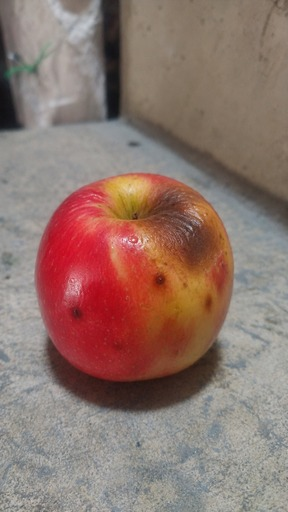
#> input picture data/custom_group_photos/apple_bad_004.jpg, 288 x 512 px; its folder holds only this picture in this run
$ python -i dataset_loader.py   (imports and definitions only)
#> lines starting #> are read from the running program, lines starting #| are printed output that depends on the picture; after the words box and inside, x2 and y2 are one past the last pixel; in counts of white or black regions, pixels touching at a corner belong together
"""
Módulo de carga e indexación unificada del dataset de frutas (Kaggle + Recolección Propia)
y cálculo matemático de descriptores geométricos (tamaño relativo d_norm) y colorimétricos.
"""

from __future__ import annotations

from pathlib import Path
from typing import Dict, List, Optional, Tuple
import math

import numpy as np
import pandas as pd
from PIL import Image
from scipy import ndimage


# Mapeo canónico para unificar nombres entre Good/Bad (Lime) y Mixed (Lemon)
CANONICAL_FRUIT_MAP: Dict[str, str] = {
    "apple": "Apple",
    "banana": "Banana",
    "guava": "Guava",
    "lime": "Lime",
    "lemon": "Lime",
    "orange": "Orange",
    "pomegranate": "Pomegranate",
}

QUALITY_FOLDERS: Dict[str, str] = {
    "Good Quality_Fruits": "Good",
    "Bad Quality_Fruits": "Bad",
    "Mixed Qualit_Fruits": "Mixed",
}

VALID_IMAGE_EXTENSIONS = {".jpg", ".jpeg", ".png", ".bmp", ".webp"}


# [51 lines left out: functions get_workspace_root, normalize_fruit_name, build_dataset_inventory, not called in this run]


def otsu_threshold(gray_values: np.ndarray) -> float:
    """
    Calcula el umbral óptimo de Otsu maximizando la varianza inter-clase:
        sigma_B^2(t) = w_0(t) * w_1(t) * (mu_0(t) - mu_1(t))^2
    """
    hist, bin_edges = np.histogram(gray_values.ravel(), bins=256, range=(0.0, 1.0))
    hist = hist.astype(np.float64)
    total = hist.sum()
    if total == 0:
        return 0.5

    prob = hist / total
    bin_centers = 0.5 * (bin_edges[:-1] + bin_edges[1:])

    w0 = np.cumsum(prob)
    w1 = 1.0 - w0
    mu = np.cumsum(prob * bin_centers)
    mu_total = mu[-1]

    # Evitar división por cero
    valid = (w0 > 1e-6) & (w1 > 1e-6)
    sigma_b_sq = np.zeros_like(w0)
    sigma_b_sq[valid] = ((mu_total * w0[valid] - mu[valid]) ** 2) / (w0[valid] * w1[valid])

    best_idx = int(np.argmax(sigma_b_sq))
    return float(bin_centers[best_idx])


def rgb_to_hsv_array(rgb_norm: np.ndarray) -> np.ndarray:
    """
    Convierte un tensor RGB normalizado en [0, 1] de dimensión (H, W, 3)
    al espacio HSV en [0, 1].
    """
    r, g, b = rgb_norm[..., 0], rgb_norm[..., 1], rgb_norm[..., 2]
    maxc = np.maximum(np.maximum(r, g), b)
    minc = np.minimum(np.minimum(r, g), b)
    v = maxc
    deltac = maxc - minc

    s = np.where(maxc > 1e-6, deltac / np.maximum(maxc, 1e-6), 0.0)
    h = np.zeros_like(maxc)

    mask = deltac > 1e-6
    rc = np.where(mask, (maxc - r) / np.maximum(deltac, 1e-6), 0.0)
    gc = np.where(mask, (maxc - g) / np.maximum(deltac, 1e-6), 0.0)
    bc = np.where(mask, (maxc - b) / np.maximum(deltac, 1e-6), 0.0)

    cond_r = mask & (r == maxc)
    cond_g = mask & (g == maxc) & ~cond_r
    cond_b = mask & ~cond_r & ~cond_g

    h[cond_r] = bc[cond_r] - gc[cond_r]
    h[cond_g] = 2.0 + rc[cond_g] - bc[cond_g]
    h[cond_b] = 4.0 + gc[cond_b] - rc[cond_b]
    h = (h / 6.0) % 1.0

    return np.stack([h, s, v], axis=-1)


# [134 lines left out: functions segment_fruit_foreground, extract_image_features, extract_rgb_features, assign_relative_size_labels, not called in this run]


# ---------------------------------------------------------------------------
# Fase 6 (Despliegue): extractor de las 31 características de los modelos.
# Réplica exacta de `segment_foreground_fast` y `extract_full_feature_vector`
# del cuaderno 02_Preparacion_Datos_y_Extraccion_Caracteristicas.ipynb, de modo
# que una imagen nueva produzca el mismo vector que vieron los modelos de Fase 4.
# ---------------------------------------------------------------------------

TARGET_SIZE: Tuple[int, int] = (128, 128)

# Orden exacto esperado por los checkpoints (feature_names en fase5_evaluacion_metricas.json).
FEATURE_NAMES: List[str] = [
    "area_ratio", "d_norm", "bbox_width_norm", "bbox_height_norm", "bbox_aspect_ratio",
    "mean_R", "mean_G", "mean_B", "std_R", "std_G", "std_B",
    "mean_H", "mean_S", "mean_V", "std_H", "std_S", "std_V",
    "laplacian_var", "laplacian_abs_mean", "sobel_mean", "sobel_std",
    "dark_pixel_ratio", "necrotic_pixel_ratio",
] + [f"hue_bin_{i}" for i in range(8)]


def segment_foreground_fast(rgb_norm: np.ndarray) -> Tuple[np.ndarray, np.ndarray]:
    """
    Segmenta la fruta sobre fondo uniforme (cuaderno 02).

    1. Estima el color de fondo b como la mediana de una franja de borde de ancho min(h, w)/25.
    2. Saliencia s(x) = 0.70 * ||I(x) - b||_2 / sqrt(3) + 0.30 * S(x), con S la saturación HSV.
    3. Umbral de Otsu sobre s (piso 0.12), cierre morfológico 3x3 y relleno de huecos.
    4. Conserva la componente conexa de mayor área; si cubre < 2 % de la imagen,
       usa un círculo central de radio 0.35 * min(h, w) como respaldo.

    Retorna (máscara booleana h x w, imagen HSV h x w x 3).
    """
    h, w, _ = rgb_norm.shape
    hsv = rgb_to_hsv_array(rgb_norm)
    b_px = max(2, min(h, w) // 25)
    border = np.concatenate([
        rgb_norm[:b_px, :, :].reshape(-1, 3),
        rgb_norm[-b_px:, :, :].reshape(-1, 3),
        rgb_norm[:, :b_px, :].reshape(-1, 3),
        rgb_norm[:, -b_px:, :].reshape(-1, 3),
    ], axis=0)
    bg_rgb = np.median(border, axis=0)
    color_dist = np.linalg.norm(rgb_norm - bg_rgb[None, None, :], axis=-1) / math.sqrt(3.0)
    salience = np.clip(0.70 * color_dist + 0.30 * hsv[..., 1], 0.0, 1.0)
    thresh = otsu_threshold(salience)
    mask = salience > max(thresh, 0.12)
    mask = ndimage.binary_closing(mask, structure=np.ones((3, 3)))
    mask = ndimage.binary_fill_holes(mask)
    labeled, num_feat = ndimage.label(mask)
    if num_feat > 1:
        sizes = ndimage.sum(mask, labeled, range(1, num_feat + 1))
        mask = labeled == (int(np.argmax(sizes)) + 1)
    if mask.sum() < 0.02 * (h * w):
        yy, xx = np.ogrid[:h, :w]
        mask = ((yy - h / 2.0) ** 2 + (xx - w / 2.0) ** 2) <= (min(h, w) * 0.35) ** 2
    return mask, hsv


def prepare_rgb_array(img: Image.Image) -> np.ndarray:
    """Convierte a RGB, redimensiona a TARGET_SIZE (bilineal) y normaliza a [0, 1]."""
    img_resized = img.convert("RGB").resize(TARGET_SIZE, Image.Resampling.BILINEAR)
    return np.asarray(img_resized, dtype=np.float32) / 255.0


def compute_feature_vector(rgb_arr: np.ndarray) -> Tuple[Dict[str, float], np.ndarray]:
    """
    Calcula las 31 características sobre una imagen ya preparada (128x128, [0, 1]).

    Geometría: área relativa A = |M| / (h w) y diámetro equivalente normalizado
    d_norm = sqrt(4 |M| / (pi h w)), es decir, el diámetro del círculo de igual área
    dividido por el lado de la imagen. Color: media y desviación de RGB y HSV sobre la
    fruta, más un histograma de matiz de 8 bins. Textura: varianza y media absoluta del
    Laplaciano y media/desviación de la magnitud del gradiente de Sobel en luminancia.
    Defectos: proporción de píxeles oscuros (V < 0.25) y necróticos (V < 0.35 y S < 0.40).

    Retorna (diccionario de características, máscara de segmentación).
    """
    h, w, _ = rgb_arr.shape
    mask, hsv_arr = segment_foreground_fast(rgb_arr)
    total_px = float(h * w)
    fruit_px = float(mask.sum())
    area_ratio = fruit_px / total_px
    d_norm = math.sqrt((4.0 * fruit_px) / (math.pi * total_px))

    ys, xs = np.where(mask)
    bbox_h = float(ys.max() - ys.min() + 1) / float(h)
    bbox_w = float(xs.max() - xs.min() + 1) / float(w)
    bbox_aspect = bbox_w / max(bbox_h, 1e-6)

    fg_rgb = rgb_arr[mask]
    fg_hsv = hsv_arr[mask]

    # Histograma normalizado de matiz H (8 bins en [0, 1])
    h_hist, _ = np.histogram(fg_hsv[:, 0], bins=8, range=(0.0, 1.0), density=False)
    h_hist = h_hist.astype(np.float32) / max(float(h_hist.sum()), 1.0)

    # Textura: Laplaciano y gradiente de Sobel en luminancia
    gray = 0.299 * rgb_arr[..., 0] + 0.587 * rgb_arr[..., 1] + 0.114 * rgb_arr[..., 2]
    lap = ndimage.laplace(gray)[mask]
    gx = ndimage.sobel(gray, axis=1)
    gy = ndimage.sobel(gray, axis=0)
    grad_mag = np.hypot(gx, gy)[mask]

    # Proporción de píxeles oscuros / necróticos
    dark_ratio = float((fg_hsv[:, 2] < 0.25).mean())
    necrotic_ratio = float(((fg_hsv[:, 2] < 0.35) & (fg_hsv[:, 1] < 0.40)).mean())

    feats = {
        "area_ratio": round(area_ratio, 5),
        "d_norm": round(d_norm, 5),
        "bbox_width_norm": round(bbox_w, 5),
        "bbox_height_norm": round(bbox_h, 5),
        "bbox_aspect_ratio": round(bbox_aspect, 5),
        "mean_R": round(float(fg_rgb[:, 0].mean()), 5),
        "mean_G": round(float(fg_rgb[:, 1].mean()), 5),
        "mean_B": round(float(fg_rgb[:, 2].mean()), 5),
        "std_R": round(float(fg_rgb[:, 0].std()), 5),
        "std_G": round(float(fg_rgb[:, 1].std()), 5),
        "std_B": round(float(fg_rgb[:, 2].std()), 5),
        "mean_H": round(float(fg_hsv[:, 0].mean()), 5),
        "mean_S": round(float(fg_hsv[:, 1].mean()), 5),
        "mean_V": round(float(fg_hsv[:, 2].mean()), 5),
        "std_H": round(float(fg_hsv[:, 0].std()), 5),
        "std_S": round(float(fg_hsv[:, 1].std()), 5),
        "std_V": round(float(fg_hsv[:, 2].std()), 5),
        "laplacian_var": round(float(np.var(lap)), 6),
        "laplacian_abs_mean": round(float(np.abs(lap).mean()), 6),
        "sobel_mean": round(float(grad_mag.mean()), 6),
        "sobel_std": round(float(grad_mag.std()), 6),
        "dark_pixel_ratio": round(dark_ratio, 5),
        "necrotic_pixel_ratio": round(necrotic_ratio, 5),
    }
    for b_idx in range(8):
        feats[f"hue_bin_{b_idx}"] = round(float(h_hist[b_idx]), 5)
    return {name: feats[name] for name in FEATURE_NAMES}, mask


def extract_full_feature_vector(image_path: str | Path) -> Dict[str, float]:
    """Vector de 31 características de una imagen en disco (misma firma que el cuaderno 02)."""
    with Image.open(image_path) as img:
#> img is the input picture: PIL image 288x512 RGB; mean R, G, B 142.7, 117.1, 109
        rgb_arr = prepare_rgb_array(img)
    feats, _ = compute_feature_vector(rgb_arr)
#> in rgb_to_hsv_array, `mask = deltac > 1e-6`:
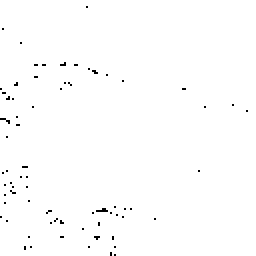
#> mask: shape (128, 128) bool (shown 2 times larger); 99.3% white; black in thin lines or dots
#> in rgb_to_hsv_array, `h[cond_b] = 4.0 + gc[cond_b] - rc[cond_b]`:
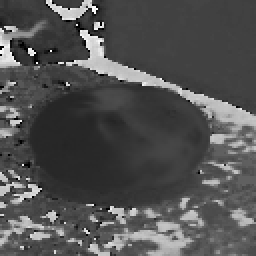
#> h: shape (128, 128) float32 (shown 2 times larger); min -1, max 4.8, mean 0.869; drawn with min black and max white
#> in rgb_to_hsv_array, `return np.stack([h, s, v], axis=-1)`:
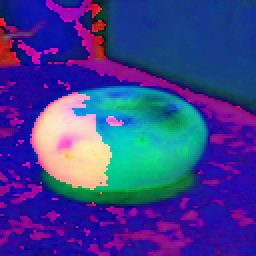
#> returned value: shape (128, 128, 3) float32 (shown 2 times larger); mean of channels 0, 1, 2 0.241, 0.245, 0.563; drawn as R, G, B
#> in segment_foreground_fast, `border = np.concatenate([ rgb_norm[:b_px, :, :].reshape(-1, 3), rgb_no..`: border = 2560 rows, first 8: [0.404, 0.369, 0.349], [0.412, 0.376, 0.361], [0.424, 0.384, 0.376], [0.435, 0.396, 0.388], [0.455, 0.42, 0.404], [0.486, 0.455, 0.431], [0.541, 0.514, 0.482], [0.604, 0.569, 0.545]
#> in segment_foreground_fast, `bg_rgb = np.median(border, axis=0)`: bg_rgb = [0.565, 0.565, 0.553]
#> in segment_foreground_fast, `salience = np.clip(0.70 * color_dist + 0.30 * hsv[..., 1], 0.0, 1.0)`:
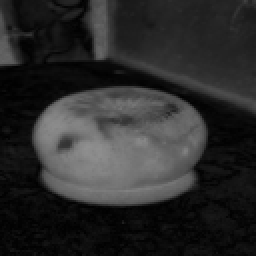
#> salience: shape (128, 128) float32 (shown 2 times larger); min 0.00388, max 0.568, mean 0.171
#> in otsu_threshold, `hist, bin_edges = np.histogram(gray_values.ravel(), bins=256, range=(0..`: hist = 256 values, max 595 at index 8, min 0 at index 146, mean 64; bin_edges = 257 values from 0 to 1
#> in otsu_threshold, `total = hist.sum()`: total = 16384
#> in otsu_threshold, `prob = hist / total`: prob = 256 values, max 0.0363 at index 8, min 0 at index 146, mean 0.00391
#> in otsu_threshold, `bin_centers = 0.5 * (bin_edges[:-1] + bin_edges[1:])`: bin_centers = 256 values from 0.00195 to 0.998
#> in otsu_threshold, `w0 = np.cumsum(prob)`: w0 = 256 values from 0.000122 to 1
#> in otsu_threshold, `w1 = 1.0 - w0`: w1 = 256 values, max 1 at index 0, min 0 at index 145, mean 0.169
#> in otsu_threshold, `mu = np.cumsum(prob * bin_centers)`: mu = 256 values from 2.38e-07 to 0.171
#> in otsu_threshold, `mu_total = mu[-1]`: mu_total = 0.171
#> in segment_foreground_fast, `thresh = otsu_threshold(salience)`: thresh = 0.236
#> in segment_foreground_fast, `labeled, num_feat = ndimage.label(mask)`:
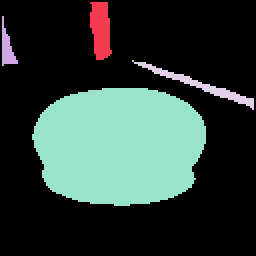
#> labeled: shape (128, 128) int32 (shown 2 times larger); 6 distinct labels, from 0 to 5; one colour per label, 0 black
#> in segment_foreground_fast, `labeled, num_feat = ndimage.label(mask)`: num_feat = 5
#> in segment_foreground_fast, `sizes = ndimage.sum(mask, labeled, range(1, num_feat + 1))`: sizes = [244, 93, 1, 219, 4188]
#> in compute_feature_vector, `fruit_px = float(mask.sum())`: fruit_px = 4188
#> in compute_feature_vector, `area_ratio = fruit_px / total_px`: area_ratio = 0.256
#> in compute_feature_vector, `d_norm = math.sqrt((4.0 * fruit_px) / (math.pi * total_px))`: d_norm = 0.57
#> in compute_feature_vector, `ys, xs = np.where(mask)`: ys = 4188 values from 44 to 102; xs = 4188 values, max 102 at index 1348, min 16 at index 1607, mean 59.3
#> in compute_feature_vector, `bbox_h = float(ys.max() - ys.min() + 1) / float(h)`: bbox_h = 0.461
#> in compute_feature_vector, `bbox_w = float(xs.max() - xs.min() + 1) / float(w)`: bbox_w = 0.68
#> in compute_feature_vector, `bbox_aspect = bbox_w / max(bbox_h, 1e-6)`: bbox_aspect = 1.47
#> in compute_feature_vector, `h_hist, _ = np.histogram(fg_hsv[:, 0], bins=8, range=(0.0, 1.0), densi..`: h_hist = [2876, 1, 0, 0, 0, 0, 0, 1311]
#> in compute_feature_vector, `h_hist = h_hist.astype(np.float32) / max(float(h_hist.sum()), 1.0)`: h_hist = [0.687, 0.000239, 0, 0, 0, 0, 0, 0.313]
#> in compute_feature_vector, `gray = 0.299 * rgb_arr[..., 0] + 0.587 * rgb_arr[..., 1] + 0.114 * rgb..`:
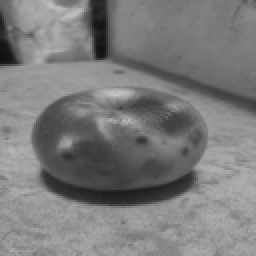
#> gray: shape (128, 128) float32 (shown 2 times larger); min 0.0644, max 0.775, mean 0.486
#> in compute_feature_vector, `lap = ndimage.laplace(gray)[mask]`: lap = 4188 values, max 0.287 at index 832, min -0.321 at index 966, mean 0.0054
#> in compute_feature_vector, `gy = ndimage.sobel(gray, axis=0)`:
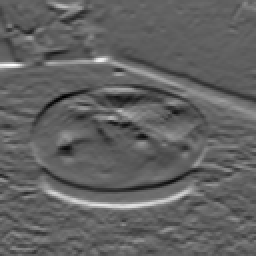
#> gy: shape (128, 128) float32 (shown 2 times larger); min -0.959, max 1.55, mean 0.00669; drawn with min black and max white
#> in compute_feature_vector, `grad_mag = np.hypot(gx, gy)[mask]`: grad_mag = 4188 values, max 1.15 at index 4187, min 0.000879 at index 2786, mean 0.227
#> in compute_feature_vector, `dark_ratio = float((fg_hsv[:, 2] < 0.25).mean())`: dark_ratio = 0.0683
#> in compute_feature_vector, `necrotic_ratio = float(((fg_hsv[:, 2] < 0.35) & (fg_hsv[:, 1] < 0.40))..`: necrotic_ratio = 0.042
#> after the loop in compute_feature_vector, `for b_idx in range(8):`: feats = 31 items
#> feats = 31 items
    return feats

>>> result = extract_full_feature_vector('../../data/custom_group_photos/apple_bad_004.jpg')
#> result = 31 items

$ run again, on data/custom_group_photos/apple_bad_016.jpg
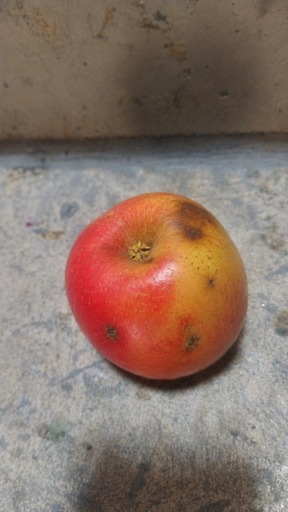
#> input picture data/custom_group_photos/apple_bad_016.jpg, 288 x 512 px
#> in extract_full_feature_vector, img is the input picture: PIL image 288x512 RGB; mean R, G, B 136.9, 114.3, 102.9
#> cond_r: shape (128, 128) bool; 86.2% white; 79 black regions (67 under 20 px), largest, box (x1, y1, x2, y2) and area: (0, 36, 128, 55) 1068, (4, 104, 36, 128) 270, (21, 90, 57, 104) 223
#> cond_g: shape (128, 128) bool; 3.8% white in thin lines or dots, all inside (x1, y1, x2, y2) = (0, 36, 128, 128)
#> cond_b: shape (128, 128) bool; 9.4% white; 63 white regions (58 under 20 px), largest, box (x1, y1, x2, y2) and area: (0, 36, 128, 55) 938, (21, 90, 55, 100) 164, (6, 98, 16, 106) 44, (121, 89, 128, 95) 26, (109, 88, 116, 94) 22
#> border = 2560 rows, first 8: [0.443, 0.388, 0.353], [0.455, 0.4, 0.361], [0.455, 0.4, 0.357], [0.451, 0.396, 0.349], [0.471, 0.412, 0.361], [0.478, 0.42, 0.365], [0.475, 0.416, 0.353], [0.427, 0.373, 0.306]
#> bg_rgb = [0.482, 0.42, 0.357]
#> hist = 256 values, max 493 at index 44, min 0 at index 0, mean 64; bin_edges = 257 values from 0 to 1
#> total = 16384
#> prob = 256 values, max 0.0301 at index 44, min 0 at index 0, mean 0.00391
#> bin_centers = 256 values from 0.00195 to 0.998
#> w0 = 256 values from 0 to 1
#> w1 = 256 values, max 1 at index 0, min 0 at index 114, mean 0.182
#> mu = 256 values from 0 to 0.184
#> mu_total = 0.184
#> thresh = 0.248
#> in segment_foreground_fast, `labeled, num_feat = ndimage.label(mask)`:
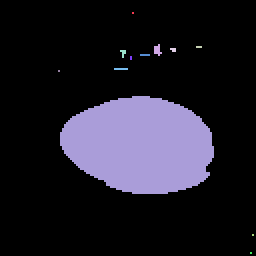
#> labeled: shape (128, 128) int32 (shown 2 times larger); 13 distinct labels, from 0 to 12; one colour per label, 0 black
#> num_feat = 12
#> sizes = [1, 15, 3, 5, 7, 5, 2, 7, 1, 2900, 1, 1]
#> fruit_px = 2900
#> area_ratio = 0.177
#> d_norm = 0.475
#> ys = 2900 values from 48 to 96; xs = 2900 values, max 106 at index 1565, min 30 at index 958, mean 69.67
#> bbox_h = 0.383
#> bbox_w = 0.602
#> bbox_aspect = 1.57
#> fg_rgb = 2900 rows, first 8: [0.729, 0.514, 0.376], [0.741, 0.514, 0.361], [0.741, 0.498, 0.341], [0.733, 0.478, 0.318], [0.737, 0.478, 0.318], [0.729, 0.471, 0.314], [0.722, 0.475, 0.314], [0.706, 0.467, 0.306]
#> fg_hsv = 2900 rows, first 8: [0.0648, 0.484, 0.729], [0.067, 0.513, 0.741], [0.0654, 0.54, 0.741], [0.0645, 0.567, 0.733], [0.0639, 0.569, 0.737], [0.0629, 0.57, 0.729], [0.0657, 0.565, 0.722], [0.067, 0.567, 0.706]
#> in compute_feature_vector, `h_hist, _ = np.histogram(fg_hsv[:, 0], bins=8, range=(0.0, 1.0), densi..`: h_hist = [2567, 0, 0, 0, 0, 0, 0, 333]
#> in compute_feature_vector, `h_hist = h_hist.astype(np.float32) / max(float(h_hist.sum()), 1.0)`: h_hist = [0.885, 0, 0, 0, 0, 0, 0, 0.115]
#> lap = 2900 values, max 0.32 at index 699, min -0.295 at index 626, mean 0.00524
#> in compute_feature_vector, `gy = ndimage.sobel(gray, axis=0)`:
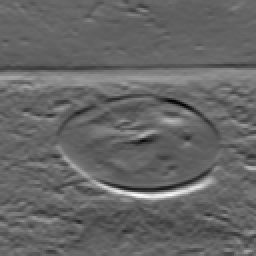
#> gy: shape (128, 128) float32 (shown 2 times larger); min -1.17, max 1.73, mean -0.00177; drawn with min black and max white
#> grad_mag = 2900 values, max 1.26 at index 2882, min 0.00189 at index 671, mean 0.199
#> dark_ratio = 0.0355
#> necrotic_ratio = 0.0124
#> after the loop in compute_feature_vector, `for b_idx in range(8):`: feats = 31 items

$ run again, on data/custom_group_photos/apple_bad_021.jpg
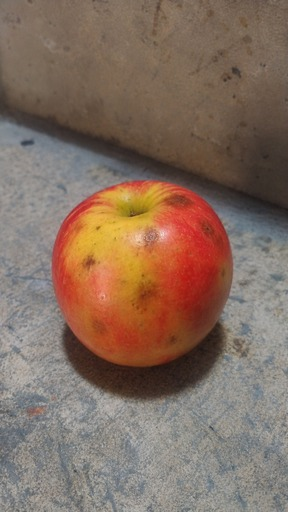
#> input picture data/custom_group_photos/apple_bad_021.jpg, 288 x 512 px
#> in extract_full_feature_vector, img is the input picture: PIL image 288x512 RGB; mean R, G, B 132.2, 109.4, 95.4
#> cond_r: shape (128, 128) bool; 84.4% white; 75 black regions (59 under 20 px), largest, box (x1, y1, x2, y2) and area: (0, 29, 66, 49) 422, (0, 94, 36, 126) 411, (79, 103, 128, 128) 387
#> cond_g: shape (128, 128) bool; 5.8% white in thin lines or dots, all inside (x1, y1, x2, y2) = (0, 36, 128, 128)
#> cond_b: shape (128, 128) bool; 9.3% white; 79 white regions (67 under 20 px), largest, box (x1, y1, x2, y2) and area: (0, 29, 66, 49) 396, (95, 50, 128, 62) 222, (0, 101, 26, 121) 144
#> border = 2560 rows, first 8: [0.471, 0.431, 0.388], [0.475, 0.431, 0.392], [0.482, 0.439, 0.4], [0.486, 0.439, 0.4], [0.49, 0.439, 0.4], [0.494, 0.439, 0.404], [0.49, 0.431, 0.396], [0.486, 0.431, 0.384]
#> bg_rgb = [0.51, 0.49, 0.486]
#> hist = 256 values, max 455 at index 16, min 0 at index 0, mean 64; bin_edges = 257 values from 0 to 1
#> total = 16384
#> prob = 256 values, max 0.0278 at index 16, min 0 at index 0, mean 0.00391
#> bin_centers = 256 values from 0.00195 to 0.998
#> w0 = 256 values from 0 to 1
#> w1 = 256 values, max 1 at index 0, min 0 at index 127, mean 0.175
#> mu = 256 values from 0 to 0.177
#> mu_total = 0.177
#> thresh = 0.225
#> in segment_foreground_fast, `labeled, num_feat = ndimage.label(mask)`:
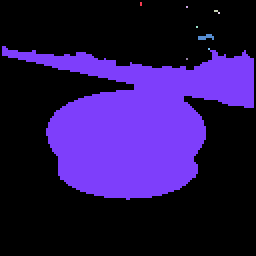
#> labeled: shape (128, 128) int32 (shown 2 times larger); 10 distinct labels, from 0 to 9; one colour per label, 0 black
#> num_feat = 9
#> sizes = [2, 1, 2, 1, 1, 16, 5086, 1, 1]
#> fruit_px = 5086
#> area_ratio = 0.31
#> d_norm = 0.629
#> ys = 5086 values from 23 to 99; xs = 5086 values, max 126 at index 209, min 1 at index 0, mean 68.84
#> bbox_h = 0.602
#> bbox_w = 0.984
#> bbox_aspect = 1.64
#> in compute_feature_vector, `h_hist, _ = np.histogram(fg_hsv[:, 0], bins=8, range=(0.0, 1.0), densi..`: h_hist = [5034, 27, 0, 0, 0, 6, 2, 17]
#> in compute_feature_vector, `h_hist = h_hist.astype(np.float32) / max(float(h_hist.sum()), 1.0)`: h_hist = [0.99, 0.00531, 0, 0, 0, 0.00118, 0.000393, 0.00334]
#> lap = 5086 values, max 0.307 at index 1959, min -0.239 at index 2330, mean 0.00475
#> in compute_feature_vector, `gy = ndimage.sobel(gray, axis=0)`:
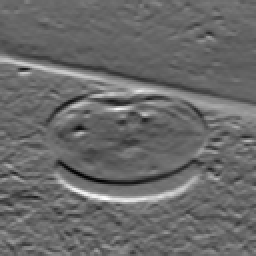
#> gy: shape (128, 128) float32 (shown 2 times larger); min -0.906, max 1.29, mean 0.0083; drawn with min black and max white
#> grad_mag = 5086 values, max 1.21 at index 2030, min 0.00218 at index 3597, mean 0.199
#> dark_ratio = 0.171
#> necrotic_ratio = 0.219
#> after the loop in compute_feature_vector, `for b_idx in range(8):`: feats = 31 items
